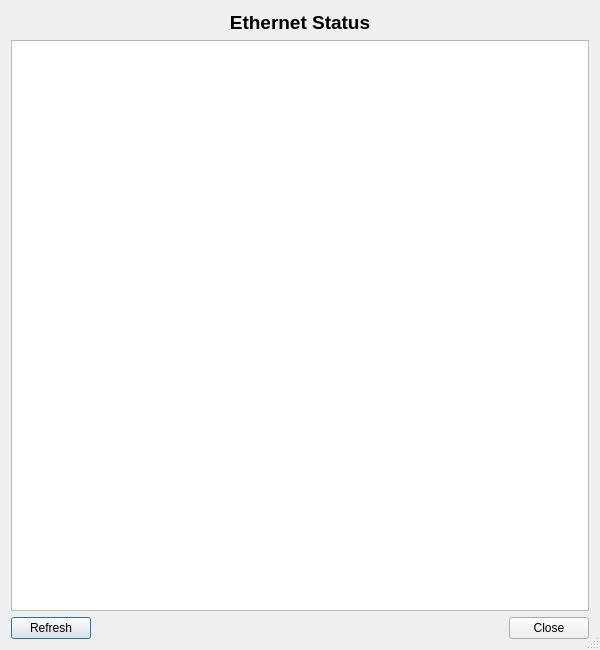
<?xml version="1.0" encoding="UTF-8"?>
<ui version="4.0">
 <class>EthernetStatusDialog</class>
 <widget class="QDialog" name="EthernetStatusDialog">
  <property name="geometry">
   <rect>
    <x>0</x>
    <y>0</y>
    <width>600</width>
    <height>650</height>
   </rect>
  </property>
  <property name="windowTitle">
   <string>Ethernet Status</string>
  </property>
  <property name="sizeGripEnabled">
   <bool>true</bool>
  </property>
  <layout class="QVBoxLayout" name="verticalLayout">
   <item>
    <widget class="QLabel" name="label">
     <property name="font">
      <font>
       <pointsize>14</pointsize>
       <bold>true</bold>
      </font>
     </property>
     <property name="text">
      <string>Ethernet Status</string>
     </property>
     <property name="alignment">
      <set>Qt::AlignmentFlag::AlignCenter</set>
     </property>
    </widget>
   </item>
   <item>
    <widget class="QTreeWidget" name="statusTree">
     <property name="alternatingRowColors">
      <bool>true</bool>
     </property>
     <property name="rootIsDecorated">
      <bool>false</bool>
     </property>
     <property name="itemsExpandable">
      <bool>false</bool>
     </property>
     <property name="headerHidden">
      <bool>true</bool>
     </property>
     <column>
      <property name="text">
       <string notr="true">1</string>
      </property>
     </column>
    </widget>
   </item>
   <item>
    <layout class="QHBoxLayout" name="horizontalLayout">
     <item>
      <widget class="QPushButton" name="refreshButton">
       <property name="toolTip">
        <string>Press to refresh the status display.</string>
       </property>
       <property name="text">
        <string>Refresh</string>
       </property>
      </widget>
     </item>
     <item>
      <widget class="QDialogButtonBox" name="buttonBox">
       <property name="orientation">
        <enum>Qt::Orientation::Horizontal</enum>
       </property>
       <property name="standardButtons">
        <set>QDialogButtonBox::StandardButton::Close</set>
       </property>
      </widget>
     </item>
    </layout>
   </item>
  </layout>
 </widget>
 <tabstops>
  <tabstop>statusTree</tabstop>
  <tabstop>refreshButton</tabstop>
 </tabstops>
 <resources/>
 <connections>
  <connection>
   <sender>buttonBox</sender>
   <signal>accepted()</signal>
   <receiver>EthernetStatusDialog</receiver>
   <slot>accept()</slot>
   <hints>
    <hint type="sourcelabel">
     <x>248</x>
     <y>254</y>
    </hint>
    <hint type="destinationlabel">
     <x>157</x>
     <y>274</y>
    </hint>
   </hints>
  </connection>
  <connection>
   <sender>buttonBox</sender>
   <signal>rejected()</signal>
   <receiver>EthernetStatusDialog</receiver>
   <slot>reject()</slot>
   <hints>
    <hint type="sourcelabel">
     <x>316</x>
     <y>260</y>
    </hint>
    <hint type="destinationlabel">
     <x>286</x>
     <y>274</y>
    </hint>
   </hints>
  </connection>
 </connections>
</ui>
